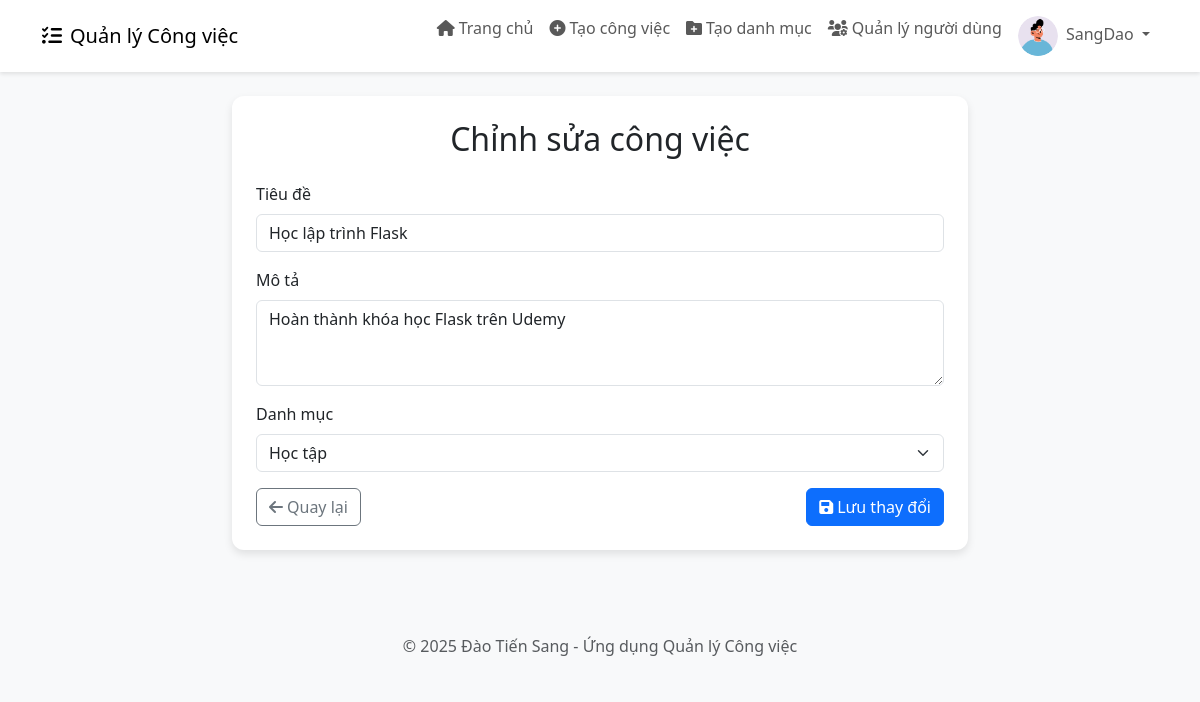
The app's page /task/3/edit (signed in), older data.
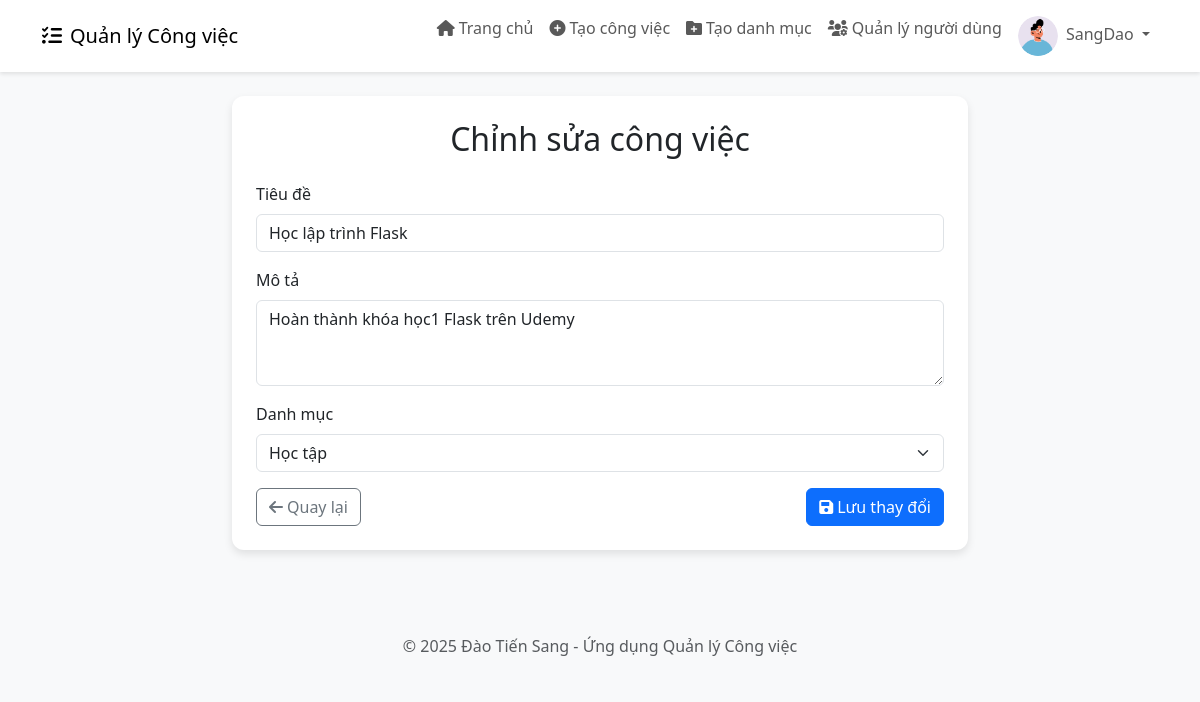
The same page, newer data.
### app.py (models this page shows)
class Task(db.Model):
    id = db.Column(db.Integer, primary_key=True)
    title = db.Column(db.String(100), nullable=False)
    description = db.Column(db.Text, nullable=True)
    status = db.Column(db.String(20), default='Chưa hoàn thành')
    created = db.Column(db.DateTime, default=lambda: datetime.now(vietnam_tz))  # Lưu thời gian theo múi giờ Việt Nam
    finished = db.Column(db.DateTime, nullable=True)
    user_id = db.Column(db.Integer, db.ForeignKey('user.id'), nullable=False)
    category_id = db.Column(db.Integer, db.ForeignKey('category.id'), nullable=True)

class Category(db.Model):
    id = db.Column(db.Integer, primary_key=True)
    name = db.Column(db.String(100), nullable=False)
    description = db.Column(db.Text, nullable=True)
    tasks = db.relationship('Task', backref='category', lazy=True)

### app.py (the view, shortened to what this page needs)
@app.route('/task/<int:task_id>/edit', methods=['GET', 'POST'])
def edit_task(task_id):
    if 'user_id' not in session:
        return redirect(url_for('login'))
    task = Task.query.get_or_404(task_id)
    if task.user_id != session['user_id'] and not session.get('is_admin'):
        flash('Bạn không có quyền chỉnh sửa công việc này!', 'danger')
        return redirect(url_for('dashboard'))
    categories = Category.query.all()
    return render_template('edit_task.html', task=task, categories=categories)

### templates/edit_task.html (shortened to what this page needs)
{% extends 'base.html' %}
{% block content %}
<div class="row justify-content-center">
    <div class="col-md-8">
        <div class="card p-4">
            <h2 class="text-center mb-4">Chỉnh sửa công việc</h2>
            <form method="POST" action="{{ url_for('edit_task', task_id=task.id) }}">
                <div class="mb-3">
                    <label for="title" class="form-label">Tiêu đề</label>
                    <input type="text" class="form-control" id="title" name="title" value="{{ task.title }}" required>
                </div>
                <div class="mb-3">
                    <label for="description" class="form-label">Mô tả</label>
                    <textarea class="form-control" id="description" name="description" rows="3">{{ task.description }}</textarea>
                </div>
                <div class="mb-3">
                    <label for="category_id" class="form-label">Danh mục</label>
                    <select class="form-select" id="category_id" name="category_id">
                        {% for category in categories %}
                        <option value="{{ category.id }}" {% if task.category_id == category.id %}selected{% endif %}>{{ category.name }}</option>
                        {% endfor %}
                    </select>
                </div>
                <div class="d-flex justify-content-between">
                    <a href="{{ url_for('dashboard') }}" class="btn btn-outline-secondary">
                        <i class="fas fa-arrow-left me-1"></i>Quay lại
                    </a>
                    <button type="submit" class="btn btn-primary">
                        <i class="fas fa-save me-1"></i>Lưu thay đổi
                    </button>
                </div>
            </form>
        </div>
    </div>
</div>
{% endblock %}

Row changes from the older to the newer data that the page shows:
changed Task "Học lập trình Flask": description "Hoàn thành khóa học Flask trên Udemy" → "Hoàn thành khóa học1 Flask trên Udemy"
